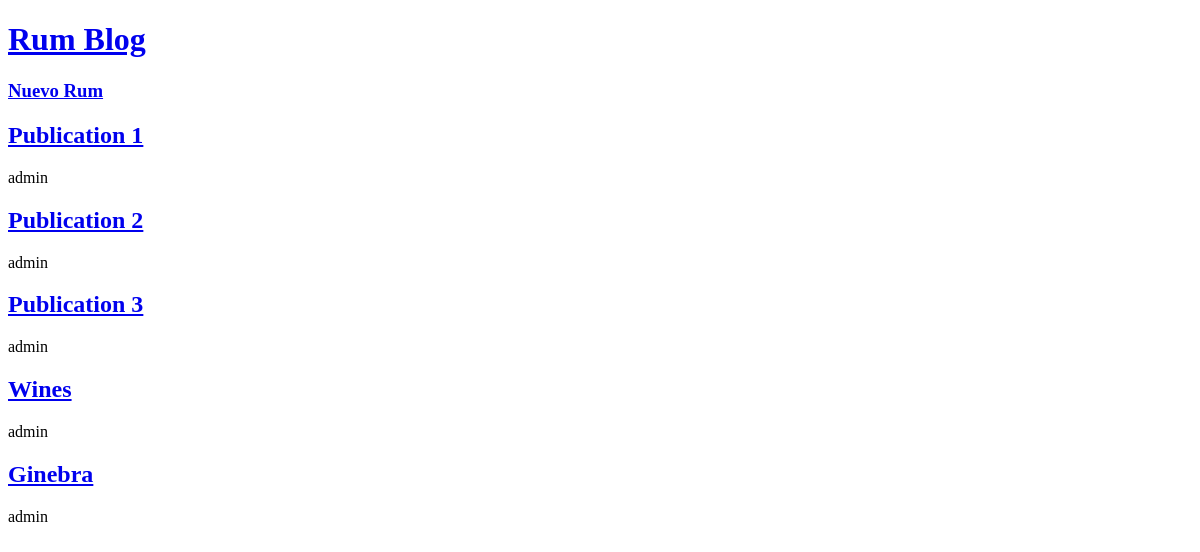
The app's page /, older data.
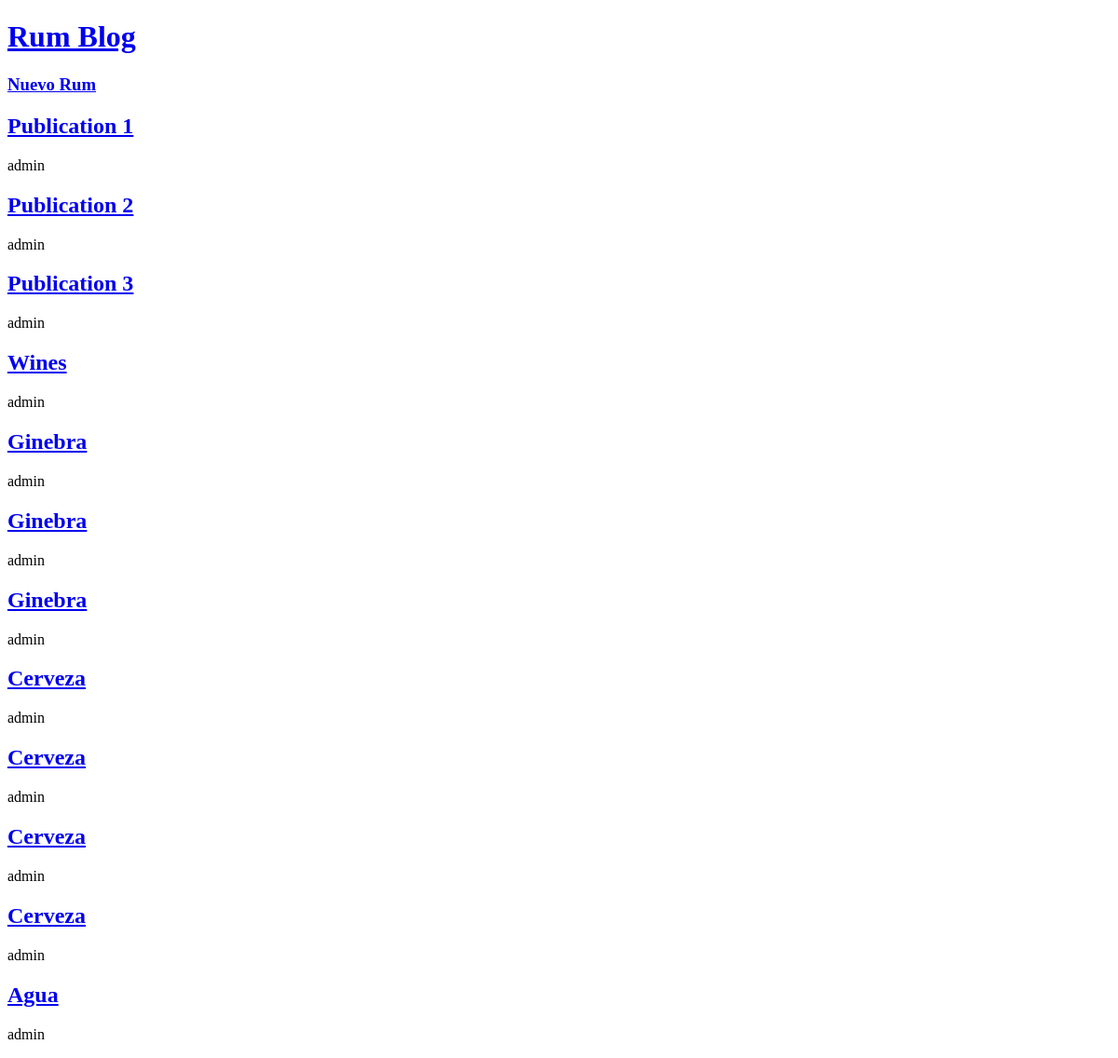
The same page, newer data.
### blogs/models.py (models this page shows, shortened)
class Publication(models.Model):
    title = models.CharField(max_length=200)
    author = models.ForeignKey(
        "auth.User",
        on_delete=models.CASCADE,
    )
    body = models.TextField()

### blogs/views.py (the view)
# urls.py: path("", BlogListView.as_view(), name="home"),
class BlogListView(ListView):
    model = Publication
    template_name = 'home.html'

### templates/home.html
{% extends "base.html" %}
{% block content %}
    {% for publication in publication_list %}
        <h2><a href="{% url 'post_detail' publication.pk %}">{{ publication.title }}</a></h2>
        <p>{{ publication.author }}</p>
    {% endfor %}
{% endblock content %}

### templates/base.html (shortened to what this page needs)
<!DOCTYPE html>
<html lang="en">
<head>
</head>
<body>
    <header>
        <h1><a href="{% url 'home' %}">Rum Blog</a></h1>
    </header>
    <h3><a href="{% url 'post_new' %}">Nuevo Rum</a></h3>
    <section>
        {% block content %}
        {% endblock content %}
    </section>
</body>
</html>

Row changes from the older to the newer data that the page shows:
added Publication: title "Ginebra", author "admin"
added Publication: title "Ginebra", author "admin"
added Publication: title "Cerveza", author "admin"
added Publication: title "Cerveza", author "admin"
added Publication: title "Cerveza", author "admin"
added Publication: title "Cerveza", author "admin"
added Publication: title "Agua", author "admin"
